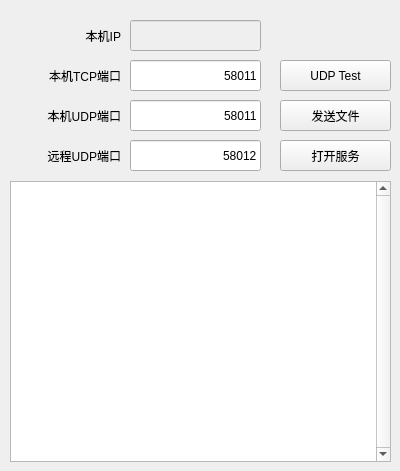
<?xml version="1.0" encoding="UTF-8"?>
<ui version="4.0">
 <class>RemoteServerWindow</class>
 <widget class="QMainWindow" name="RemoteServerWindow">
  <property name="geometry">
   <rect>
    <x>0</x>
    <y>0</y>
    <width>400</width>
    <height>471</height>
   </rect>
  </property>
  <property name="windowTitle">
   <string>RemoteServerWindow</string>
  </property>
  <widget class="QWidget" name="centralWidget">
   <widget class="QLineEdit" name="tcpLocalPortLe">
    <property name="geometry">
     <rect>
      <x>130</x>
      <y>60</y>
      <width>131</width>
      <height>31</height>
     </rect>
    </property>
    <property name="text">
     <string>58011</string>
    </property>
    <property name="alignment">
     <set>Qt::AlignRight|Qt::AlignTrailing|Qt::AlignVCenter</set>
    </property>
   </widget>
   <widget class="QLabel" name="label">
    <property name="geometry">
     <rect>
      <x>10</x>
      <y>60</y>
      <width>111</width>
      <height>31</height>
     </rect>
    </property>
    <property name="text">
     <string>本机TCP端口</string>
    </property>
    <property name="alignment">
     <set>Qt::AlignRight|Qt::AlignTrailing|Qt::AlignVCenter</set>
    </property>
   </widget>
   <widget class="QPushButton" name="startBt">
    <property name="geometry">
     <rect>
      <x>280</x>
      <y>140</y>
      <width>111</width>
      <height>31</height>
     </rect>
    </property>
    <property name="text">
     <string>打开服务</string>
    </property>
   </widget>
   <widget class="QTextBrowser" name="logText">
    <property name="geometry">
     <rect>
      <x>10</x>
      <y>181</y>
      <width>381</width>
      <height>281</height>
     </rect>
    </property>
    <property name="verticalScrollBarPolicy">
     <enum>Qt::ScrollBarAlwaysOn</enum>
    </property>
    <property name="horizontalScrollBarPolicy">
     <enum>Qt::ScrollBarAlwaysOff</enum>
    </property>
   </widget>
   <widget class="QLabel" name="label_2">
    <property name="geometry">
     <rect>
      <x>10</x>
      <y>20</y>
      <width>111</width>
      <height>31</height>
     </rect>
    </property>
    <property name="text">
     <string>本机IP</string>
    </property>
    <property name="alignment">
     <set>Qt::AlignRight|Qt::AlignTrailing|Qt::AlignVCenter</set>
    </property>
   </widget>
   <widget class="QLineEdit" name="localIpLe">
    <property name="enabled">
     <bool>false</bool>
    </property>
    <property name="geometry">
     <rect>
      <x>130</x>
      <y>20</y>
      <width>131</width>
      <height>31</height>
     </rect>
    </property>
    <property name="alignment">
     <set>Qt::AlignRight|Qt::AlignTrailing|Qt::AlignVCenter</set>
    </property>
   </widget>
   <widget class="QPushButton" name="testBt">
    <property name="geometry">
     <rect>
      <x>280</x>
      <y>60</y>
      <width>111</width>
      <height>31</height>
     </rect>
    </property>
    <property name="text">
     <string>UDP Test</string>
    </property>
   </widget>
   <widget class="QLabel" name="label_3">
    <property name="geometry">
     <rect>
      <x>10</x>
      <y>100</y>
      <width>111</width>
      <height>31</height>
     </rect>
    </property>
    <property name="text">
     <string>本机UDP端口</string>
    </property>
    <property name="alignment">
     <set>Qt::AlignRight|Qt::AlignTrailing|Qt::AlignVCenter</set>
    </property>
   </widget>
   <widget class="QLineEdit" name="udpLocalPortLe">
    <property name="geometry">
     <rect>
      <x>130</x>
      <y>100</y>
      <width>131</width>
      <height>31</height>
     </rect>
    </property>
    <property name="text">
     <string>58011</string>
    </property>
    <property name="alignment">
     <set>Qt::AlignRight|Qt::AlignTrailing|Qt::AlignVCenter</set>
    </property>
   </widget>
   <widget class="QLineEdit" name="udpClientPortLe">
    <property name="enabled">
     <bool>true</bool>
    </property>
    <property name="geometry">
     <rect>
      <x>130</x>
      <y>140</y>
      <width>131</width>
      <height>31</height>
     </rect>
    </property>
    <property name="text">
     <string>58012</string>
    </property>
    <property name="alignment">
     <set>Qt::AlignRight|Qt::AlignTrailing|Qt::AlignVCenter</set>
    </property>
   </widget>
   <widget class="QLabel" name="label_4">
    <property name="geometry">
     <rect>
      <x>10</x>
      <y>140</y>
      <width>111</width>
      <height>31</height>
     </rect>
    </property>
    <property name="text">
     <string>远程UDP端口</string>
    </property>
    <property name="alignment">
     <set>Qt::AlignRight|Qt::AlignTrailing|Qt::AlignVCenter</set>
    </property>
   </widget>
   <widget class="QPushButton" name="sendFileBt">
    <property name="geometry">
     <rect>
      <x>280</x>
      <y>100</y>
      <width>111</width>
      <height>31</height>
     </rect>
    </property>
    <property name="text">
     <string>发送文件</string>
    </property>
   </widget>
  </widget>
 </widget>
 <layoutdefault spacing="6" margin="11"/>
 <resources/>
 <connections/>
</ui>
